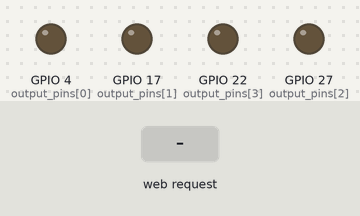
Bench run of a program on a simulated Raspberry Pi (BCM pin numbers). Parts: output pins drawn as LEDs (lit = HIGH). Inputs (shaded band) come from the test bench. The clock reads 2024-03-15 10:24:30 at power-on unless the program sets it; what the program prints to the terminal is not drawn.

Above: at 1.2 s.
1.3 s: HTTP request for / received with the fields Power_value=50
At 1.8 s:
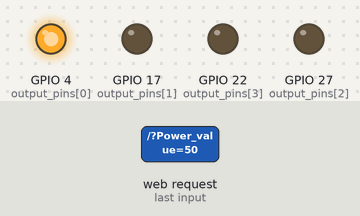
5.3 s: HTTP request for / received with the fields Power_value=90
At 6.4 s:
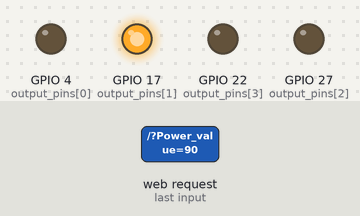
Timing chart, 0 to 8.3 s (numbered marks = the images above; inputs shaded):
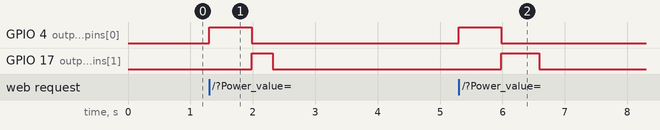

Measured:
- after the input at 1.3 s, GPIO 4 (output_pins[0]): LOW → HIGH at once, → LOW 0.68 s later; GPIO 17 (output_pins[1]): LOW → HIGH after 0.68 s, → LOW 0.34 s later
- after the input at 5.3 s, GPIO 4 (output_pins[0]): LOW → HIGH at once, → LOW 0.68 s later; GPIO 17 (output_pins[1]): LOW → HIGH after 0.68 s, → LOW 0.61 s later

The program:

FlaskWebpage.py
```python
"""This is a simple webpage that is hosted by the
raspberry pi. This allows me to connect my computer
to the webpage and set the power level on my Laser
Engraver instead of having to press the manual buttons
"""
from flask import Flask, render_template, request
from RaspberryPI_IO import RPIO as my_pi

app = Flask(__name__)

@app.route("/",methods=["GET", "POST"])
def start():

    if request.method == "POST":
        my_pi().set_value(float(request.form["Power_value"]))

    return  """<!DOCTYPE html>
                <html lang="en">
                <head>
                    <meta charset="UTF-8">
                    <meta name="viewport" content="width=device-width, initial-scale=1.0">
                    <title>Set Power Level</title>
                </head>
                <body>
                    <h1>SET POWER LEVEL</h1>
                    <form method="POST">
                        Desired Power Value: <br>
                        <input type="text" name="Power_value">
                        <input type="submit",text="Set Power Level">
                    </form>
                </body>
                </html>
            """

# Start the webpage and set it to 192.168.0.252:8000
# this is the address of the RPI on my local network
app.run(debug=True,host='192.168.0.252')
```

RaspberryPI_IO.py
```python
"""Raspberry Pi code to set the value for a
laser printers power settings remotely instead
of having to use the hardware buttons.
"""


class RPIO:
    """Class that handles the control of hardware for
    the raspberryPi-Laser project
    """
    import time
    import RPi.GPIO as GPIO

    def __init__(self):
        """ import the RPIO and set the
        mode to BCM, then set the mode for
        the list of pins to output
        pin 04 => - 10 %
        pin 17 => + 10 %
        pin 27 => +   1 %
        pin 22 => + 0.1 %
        """
        # variables to be used throughout the class
        self.last_set_value = 0.0
        self.relay_settle_time = 0.0675

        # self.GPIO.setwarnings(False)
        # Set the mode to BCM (the chip used in RPI)
        # this determines how the pins should be
        # addressed.
        self.GPIO.setmode(self.GPIO.BCM)

        # Pin array that should be set to outputs
        self.output_pins = [4,17,27,22]
        # Loop over the pin array setting each pin
        # to an output as it goes
        for pin in self.output_pins:
            self.GPIO.setup(pin, self.GPIO.OUT)

    def _home_settings(self):
        """Set the power setting to zero by
        subtracting 10% 10 times
        """
        # Loop for 10 cycles to zero the power level out
        for _ in range(1,11):
            # Toggle the power ON
            self.GPIO.output(4, True)
            print(f"minus {10*_}",end='\r')
            # Time for the relay to settle
            self.time.sleep(self.relay_settle_time)
            # Toggle the power OFF
            self.GPIO.output(4, False)
        print("Value homed at 0 %                           ")


    def _add_10_percent(self, tens : int):
        """Add 10% power level
        """
        # Loop for the required 10's to add
        for _ in range(1,tens+1):
            # Toggle relay ON
            self.GPIO.output(17, True)
            print(f"adding {10*_}",end='\r')
            # time for the relay to settle
            self.time.sleep(self.relay_settle_time)
            # Toggle relay OFF
            self.GPIO.output(17, False)
        print(f"added {10*tens}                              ")

    def _add_1_percent(self, ones:int):
        """Add 1% power level
        """
        # Loop for the required 1's to add
        for _ in range(1,ones+1):
            # Toggle relay ON
            self.GPIO.output(27, True)
            print(f"adding {1*_}",end='\r')
            # Time for the relay to settle
            self.time.sleep(self.relay_settle_time)
            # Toggle relay OFF
            self.GPIO.output(27, False)
        print(f"added {1*ones}                              ")


    def _add_point_1_percent(self, pnt_ones:int):
        """Add 0.1% power level
        """
        # Loop for the required 0.1's to add
        for _ in range(1,pnt_ones+1):
            # Toggle relay ON
            self.GPIO.output(22, True)
            print(f"adding {float(0.1) * _ :.1}",end='\r')
            # Time for the relay to settle
            self.time.sleep(self.relay_settle_time)
            # Toggle relay OFF
            self.GPIO.output(22, False)
        print(f"added {float(0.1)*pnt_ones:.1}               ")

    def get_value(self):
        """Return the last set power level
        """
        return self.last_set_value

    def set_value(self, target: float) -> bool:
        """Set the power level desired and return if
        completed successfully
        """
        self.target = target

        # count tens and then subtract from total
        tens_to_add = int(self.target / 10)
        self.target -= tens_to_add * 10

        #count remaining ones then subtract from total
        ones_to_add = int(self.target / 1)
        self.target -= ones_to_add

        #remainder should be point ones
        pnt_ones_to_add = int(self.target / 0.1)

        #call the functions for their values
        self._home_settings()
        self._add_10_percent(tens_to_add)
        self._add_1_percent(ones_to_add)
        self._add_point_1_percent(pnt_ones_to_add)

        #if completed okay then set last set value
        self.last_set_value = target
        #This should be change, return true if
        #completed okay
        completed_successfully = True
        return completed_successfully
```
